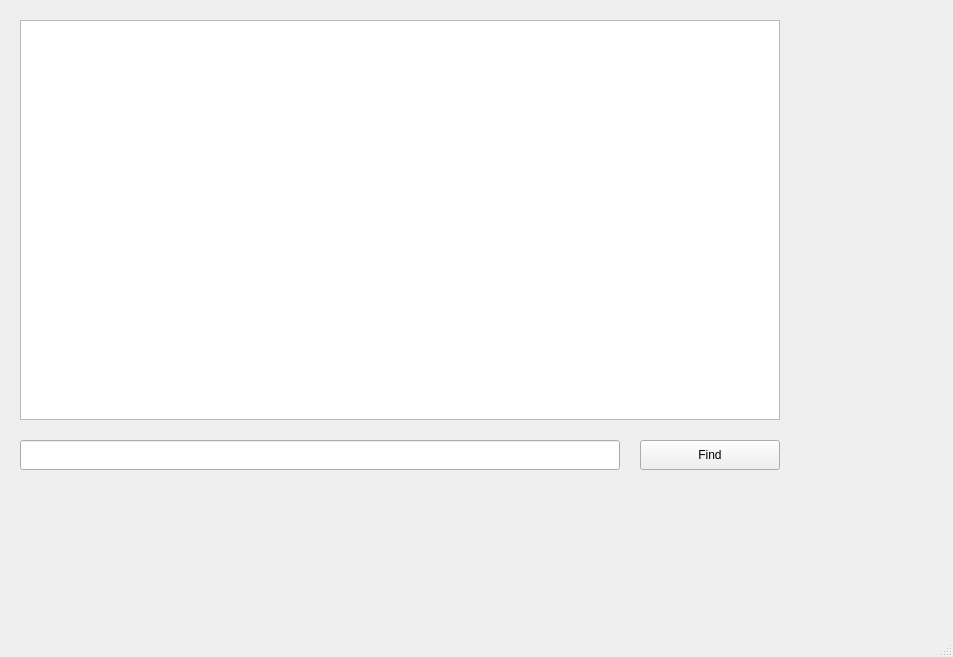
<?xml version="1.0" encoding="UTF-8"?>
<ui version="4.0">
 <class>MainWindow</class>
 <widget class="QMainWindow" name="MainWindow">
  <property name="geometry">
   <rect>
    <x>0</x>
    <y>0</y>
    <width>953</width>
    <height>657</height>
   </rect>
  </property>
  <property name="windowTitle">
   <string>MainWindow</string>
  </property>
  <widget class="QWidget" name="centralwidget">
   <widget class="QTextEdit" name="textEdit">
    <property name="geometry">
     <rect>
      <x>20</x>
      <y>20</y>
      <width>760</width>
      <height>400</height>
     </rect>
    </property>
   </widget>
   <widget class="QLineEdit" name="lineEdit">
    <property name="geometry">
     <rect>
      <x>20</x>
      <y>440</y>
      <width>600</width>
      <height>30</height>
     </rect>
    </property>
   </widget>
   <widget class="QPushButton" name="findButton">
    <property name="geometry">
     <rect>
      <x>640</x>
      <y>440</y>
      <width>140</width>
      <height>30</height>
     </rect>
    </property>
    <property name="text">
     <string>Find</string>
    </property>
   </widget>
  </widget>
  <widget class="QMenuBar" name="menubar">
   <property name="geometry">
    <rect>
     <x>0</x>
     <y>0</y>
     <width>953</width>
     <height>22</height>
    </rect>
   </property>
  </widget>
  <widget class="QStatusBar" name="statusbar"/>
 </widget>
 <resources/>
 <connections/>
</ui>
